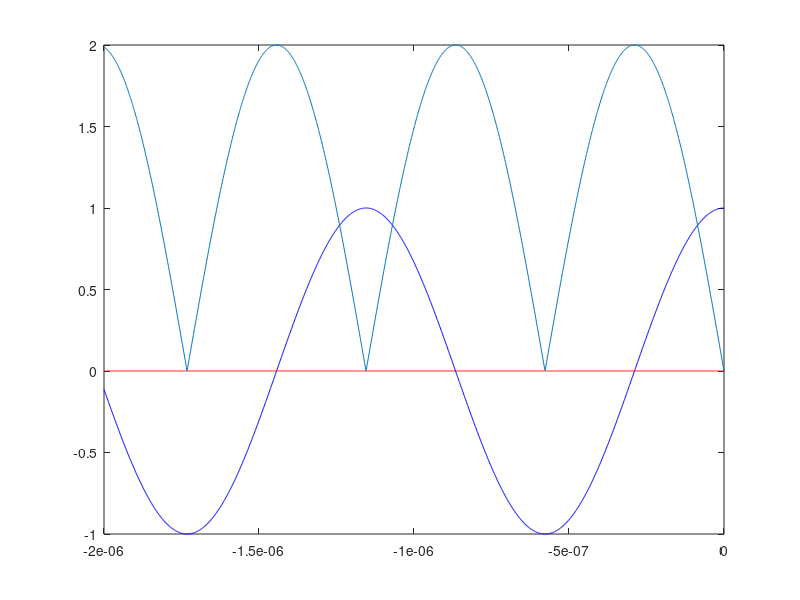

MATLAB code to generate this figure:
close all;

rho = exp(j * deg2rad(180));
theta = deg2rad(30);
lambda0 = 10^-6;
n1 = 1;

k = (2 * pi * n1 / lambda0) * [sin(theta); cos(theta); 0];

E0y = 1;
dy = 10^-9;
y = -20 * 10^-7 : dy : 0;

Ei = 0 * y;
Er = 0 * y;

Hi = 0 * y;
Hr = 0 * y;

E0 = [0; 0; E0y];

for i = 1:length(y)
    Ei(i) = E0y * exp(-j * 2 * pi * n1 * cos(theta) / lambda0 * y(i));
    Er(i) = E0y * rho * exp(j * 2 * pi * n1 * cos(theta) / lambda0 * y(i));
    S = j * k;
    Ei_t = [0; 0; Ei(i)];
    Hi(i) = abs(norm(cross(S, Ei_t) / (2 * 120*pi / n1)));
    % Hr(i) = cross(j * k, [0; 0; Ei(i)]) / (2 * 120*pi / n1);
end

plot(y, Ei, 'b');
hold on;
plot(y, Hr, 'r');

Etot = abs(Ei + Er);
plot(y, Etot);